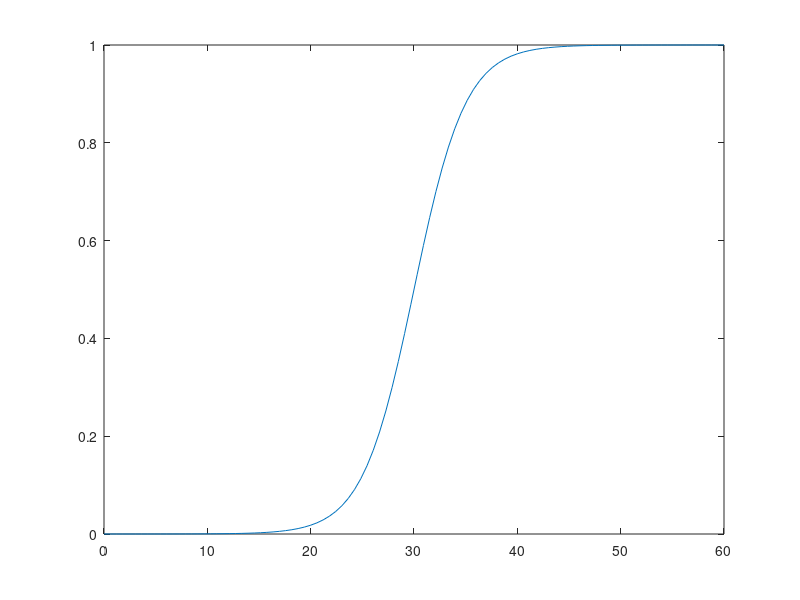

The MATLAB script that drew this image:
%% Formulation of number of instruments heuristic - soft constraint form
clear
close all
clc

%% Function testing
x = linspace(0, 60);
model = 'logistic'; % linear or logistic

switch model
    case 'logistic'
        % Test 1 - logistic function (harsh penalization)
        L = 1;
        x0 = 30;
        k = 0.4;
        f_x = L./(1 + exp(-k*(x - x0))); 
        
    case 'linear'
        % Test 2 - Linear function (1 at 60, 0 at 15)
        f_x = zeros(1, size(x,2));
        for i = 1:size(x,2)
            if x(i) < 15
                f_x(i) = 0;
            else
                f_x(i) = 1 + (x(i) - 60)/45;
            end
        end
end

figure
plot(x, f_x)
